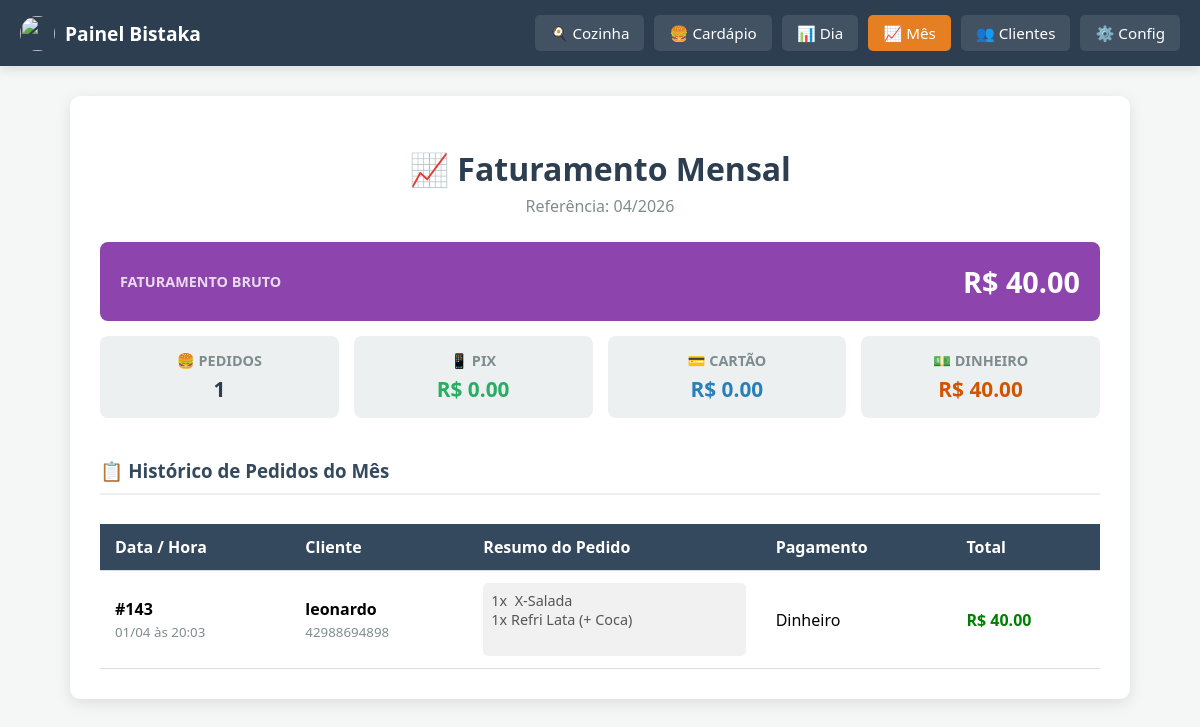
Page /admin/relatorio_mensal (signed in) on the earlier database version.
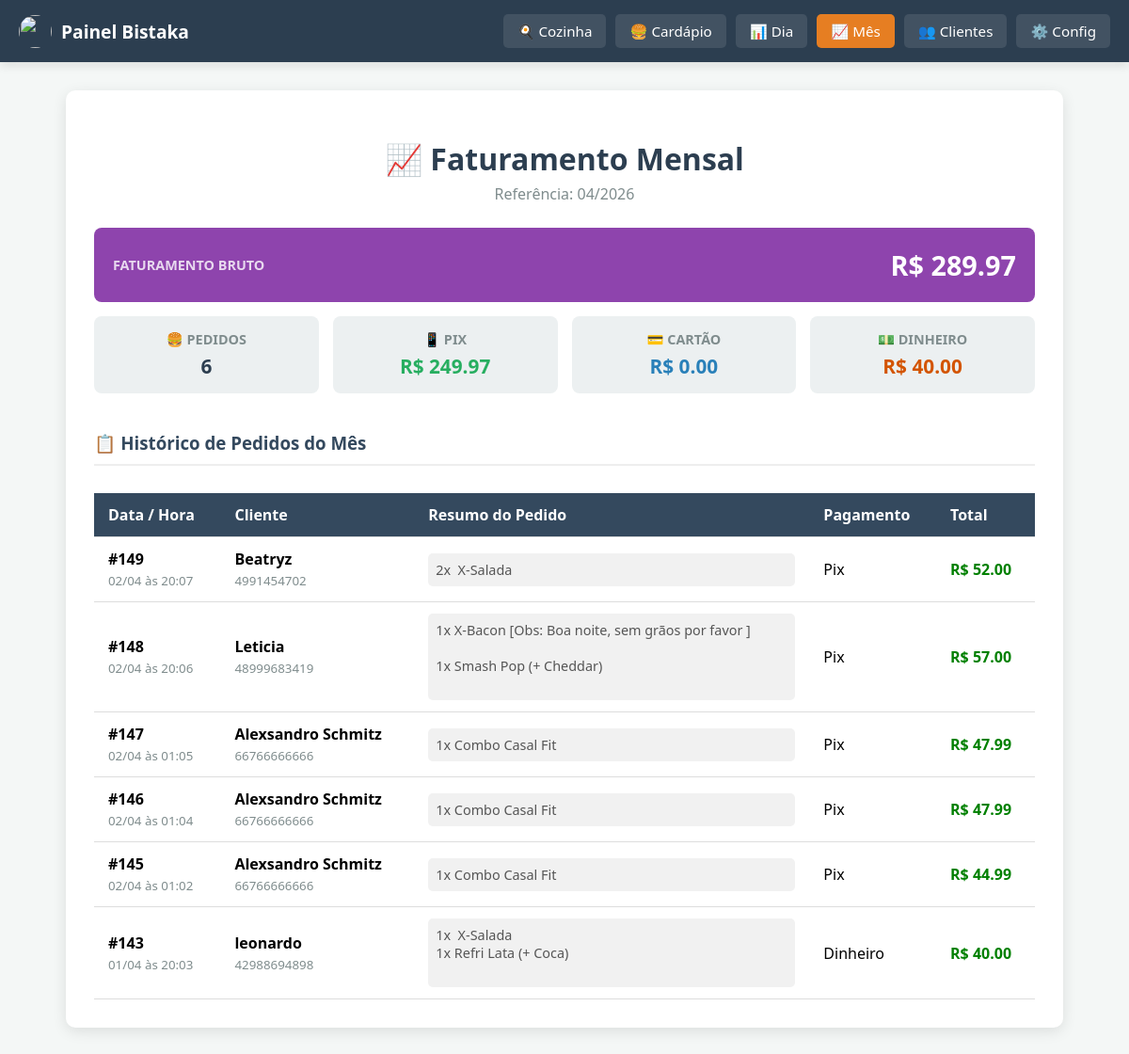
Same page on the later database version.
### tables this page shows
CREATE TABLE pedidos (
                id INTEGER PRIMARY KEY AUTOINCREMENT,
                cliente_telefone TEXT,
                itens TEXT,
                total REAL,
                data_pedido DATETIME,
                metodo_pagamento TEXT, status TEXT DEFAULT 'producao',
                FOREIGN KEY(cliente_telefone) REFERENCES clientes(telefone)
            );

CREATE TABLE clientes (
                telefone TEXT PRIMARY KEY,
                nome TEXT,
                endereco TEXT,
                bairro TEXT,
                primeiro_pedido DATETIME,
                ultimo_pedido DATETIME,
                total_gasto REAL DEFAULT 0
            );

### app.py (the view)
@app.route('/admin/relatorio_mensal')
def relatorio_mensal():
    if not session.get('logged_in'): return redirect(url_for('login'))
    conn = get_db_connection()
    mes_atual = datetime.now().strftime('%Y-%m')
    cursor = conn.execute('''
        SELECT p.*, c.nome
        FROM pedidos p
        LEFT JOIN clientes c ON p.cliente_telefone = c.telefone
        WHERE strftime('%Y-%m', p.data_pedido) = ?
        AND p.status = 'finalizado'
        ORDER BY p.data_pedido DESC
    ''', (mes_atual,))
    pedidos_mes = cursor.fetchall()
    conn.close()
    qtd_pedidos = len(pedidos_mes)
    total_bruto = sum(p['total'] for p in pedidos_mes)
    total_pix = sum(p['total'] for p in pedidos_mes if 'Pix' in p['metodo_pagamento'] or 'pix' in p['metodo_pagamento'])
    total_cartao = sum(p['total'] for p in pedidos_mes if 'Cartão' in p['metodo_pagamento'] or 'cartao' in p['metodo_pagamento'])
    total_dinheiro = sum(p['total'] for p in pedidos_mes if 'Dinheiro' in p['metodo_pagamento'] or 'dinheiro' in p['metodo_pagamento'])
    return render_template('relatorio_mensal.html',
                           mes=datetime.now().strftime('%m/%Y'),
                           qtd=qtd_pedidos, bruto=total_bruto,
                           pix=total_pix, cartao=total_cartao, dinheiro=total_dinheiro,
                           pedidos=pedidos_mes)

### app.py (called while the page is built)
def get_db_connection():
    conn = sqlite3.connect(DB_FILE)
    conn.row_factory = sqlite3.Row
    return conn

### templates/relatorio_mensal.html (shortened to what this page needs)
<!DOCTYPE html>
<html lang="pt-br">
<head>
</head>
<body>
    <nav class="admin-navbar">
        <div class="brand"><img src="/static/uploads/logo.png" style="height: 35px; width: 35px; border-radius: 50%; object-fit: cover;">Painel Bistaka</div>
        <div class="nav-links">
            <a href="/admin/dashboard">🍳 Cozinha</a>
            <a href="/admin">🍔 Cardápio</a>
            <a href="/admin/relatorio">📊 Dia</a>
            <a href="/admin/relatorio_mensal" style="background: #e67e22;">📈 Mês</a>
            <a href="/admin/clientes">👥 Clientes</a>
            <a href="/admin/configuracoes">⚙️ Config</a>
        </div>
    </nav>
    <div class="container">
        <h1>📈 Faturamento Mensal</h1>
        <p style="text-align: center; color: #7f8c8d; margin-top: 0; margin-bottom: 25px;">Referência: {{ mes }}</p>
        <div class="resumo-grid">
            <div class="card destaque">
                <span>Faturamento Bruto</span>
                <span>R$ {{ "%.2f"|format(bruto) }}</span>
            </div>
            <div class="card"><span>🍔 Pedidos</span><span>{{ qtd }}</span></div>
            <div class="card"><span>📱 Pix</span><span style="color: #27ae60;">R$ {{ "%.2f"|format(pix) }}</span></div>
            <div class="card"><span>💳 Cartão</span><span style="color: #2980b9;">R$ {{ "%.2f"|format(cartao) }}</span></div>
            <div class="card"><span>💵 Dinheiro</span><span style="color: #d35400;">R$ {{ "%.2f"|format(dinheiro) }}</span></div>
        </div>
        <h3 style="margin-top: 40px; border-bottom: 2px solid #eee; padding-bottom: 10px; color: #34495e;">📋 Histórico de Pedidos do Mês</h3>
        <div style="overflow-x: auto;">
            <table>
                <thead>
                    <tr>
                        <th>Data / Hora</th>
                        <th>Cliente</th>
                        <th>Resumo do Pedido</th>
                        <th>Pagamento</th>
                        <th>Total</th>
                    </tr>
                </thead>
                <tbody>
                    {% for p in pedidos %}
                    <tr>
                        <td>
                            <strong>#{{ p.id }}</strong><br>
                            <small style="color: #7f8c8d;">{{ p.data_pedido[8:10] }}/{{ p.data_pedido[5:7] }} às {{ p.data_pedido[11:16] }}</small>
                        </td>
                        <td>
                            <strong>{{ p.nome or 'Cliente Site' }}</strong><br>
                            <small style="color: #7f8c8d;">{{ p.cliente_telefone }}</small>
                        </td>
                        <td>
                            <div class="itens-lista">{{ p.itens }}</div>
                        </td>
                        <td>{{ p.metodo_pagamento }}</td>
                        <td style="color: green; font-weight: bold;">R$ {{ "%.2f"|format(p.total) }}</td>
                    </tr>
                    {% else %}
                    <tr>
                        <td colspan="5" style="text-align: center; padding: 30px; color: #999;">Nenhum pedido finalizado neste mês ainda.</td>
                    </tr>
                    {% endfor %}
                </tbody>
            </table>
        </div>
    </div>
</body>
</html>

### templates/relatorio_mensal.html (style rules this page uses)
body { font-family: 'Segoe UI', sans-serif; background: #f4f7f6; margin: 0; padding: 0; }
.container { max-width: 1000px; margin: 30px auto; background: white; padding: 30px; border-radius: 10px; box-shadow: 0 4px 15px rgba(0,0,0,0.1); }
h1 { text-align: center; color: #2c3e50; margin-bottom: 5px; }
.resumo-grid { display: grid; grid-template-columns: repeat(auto-fit, minmax(200px, 1fr)); gap: 15px; margin-bottom: 30px; }
.card { background: #ecf0f1; padding: 15px 20px; border-radius: 8px; font-size: 1.1rem; display: flex; flex-direction: column; align-items: center; text-align: center; }
.card span:first-child { color: #7f8c8d; font-size: 0.9rem; margin-bottom: 5px; text-transform: uppercase; font-weight: bold; }
.card span:last-child { color: #2c3e50; font-weight: bold; font-size: 1.3rem; }
.card.destaque { background: #8e44ad; color: white; grid-column: 1 / -1; flex-direction: row; justify-content: space-between; padding: 20px; font-size: 1.5rem; }
.card.destaque span:first-child { color: rgba(255,255,255,0.8); margin: 0; }
.card.destaque span:last-child { color: white; font-size: 1.8rem; }
.admin-navbar { background: #2c3e50; color: white; padding: 15px 20px; display: flex; justify-content: space-between; align-items: center; box-shadow: 0 4px 10px rgba(0,0,0,0.1); flex-wrap: wrap; gap: 10px; }
.admin-navbar .brand { font-weight: bold; font-size: 1.2rem; display: flex; align-items: center; gap: 10px; }
.admin-navbar .nav-links { display: flex; gap: 10px; flex-wrap: wrap; justify-content: center; }
.admin-navbar a { color: white; text-decoration: none; padding: 8px 15px; border-radius: 5px; background: rgba(255,255,255,0.1); transition: background 0.2s; font-size: 0.95rem; }
table { width: 100%; border-collapse: collapse; margin-top: 10px; }
th, td { padding: 12px 15px; text-align: left; border-bottom: 1px solid #ddd; }
th { background-color: #34495e; color: white; font-weight: bold; }
.itens-lista { white-space: pre-wrap; font-size: 0.9rem; color: #555; background: #f1f1f1; padding: 8px; border-radius: 5px; }

Differences in the rows shown:
added pedidos: id "149", data_pedido "02", data_pedido "04", data_pedido "20:07", nome "Beatryz", cliente_telefone "4991454702", itens "2x X-Salada", metodo_pagamento "Pix", total "52.00"
added pedidos: id "148", data_pedido "02", data_pedido "04", data_pedido "20:06", nome "Leticia", cliente_telefone "48999683419", itens "1x X-Bacon [Obs: Boa noite, sem grãos por favor ] 1x Smash Pop (+ Cheddar)", metodo_pagamento "Pix", total "57.00"
added pedidos: id "147", data_pedido "02", data_pedido "04", data_pedido "01:05", nome "Alexsandro Schmitz", cliente_telefone "66766666666", itens "1x Combo Casal Fit", metodo_pagamento "Pix", total "47.99"
added pedidos: id "146", data_pedido "02", data_pedido "04", data_pedido "01:04", nome "Alexsandro Schmitz", cliente_telefone "66766666666", itens "1x Combo Casal Fit", metodo_pagamento "Pix", total "47.99"
added pedidos: id "145", data_pedido "02", data_pedido "04", data_pedido "01:02", nome "Alexsandro Schmitz", cliente_telefone "66766666666", itens "1x Combo Casal Fit", metodo_pagamento "Pix", total "44.99"
Other differences:
{{ "%.2f"|format(bruto) }}: "40.00" → "289.97"
{{ qtd }}: "1" → "6"
{{ "%.2f"|format(pix) }}: "0.00" → "249.97"
